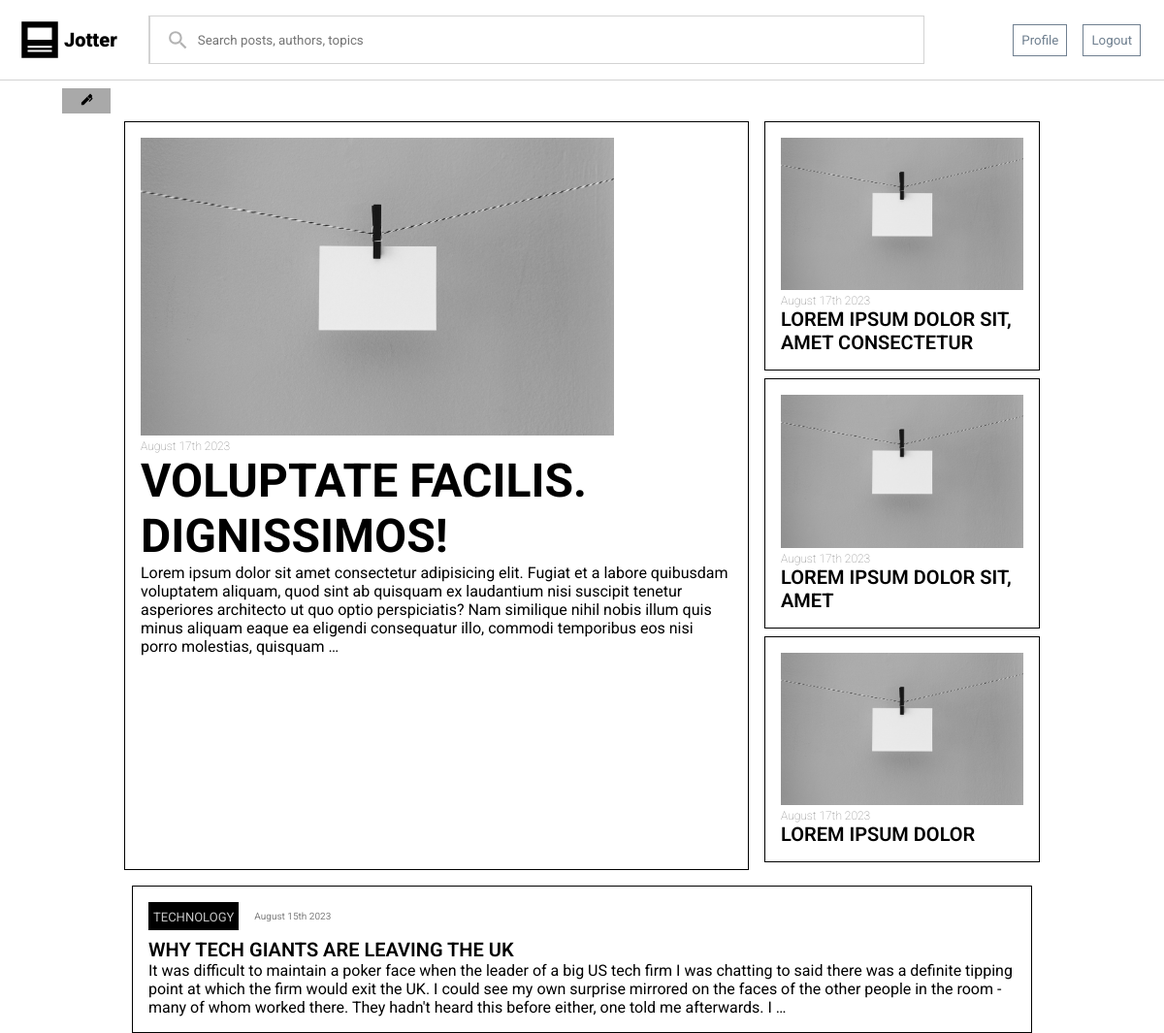
The app's page / (signed in) with its own data.
### blog/models.py (models this page shows, shortened)
class Post(models.Model):
    uuid = models.UUIDField(default=uuid4, auto_created=True)
    author = models.ForeignKey(settings.AUTH_USER_MODEL, on_delete=models.CASCADE)
    topic = models.ForeignKey(Topic, on_delete=models.CASCADE, null=True, blank=True)
    title = models.CharField(max_length=150, null=True, blank=True)
    text = models.TextField(null=True, blank=True)
    dateAdded = models.DateTimeField(auto_now_add=True)
    slug = models.SlugField(null=False)
    tags = models.CharField(max_length=50, null=True, blank=True)
    likes = models.ManyToManyField(settings.AUTH_USER_MODEL, through='LikeRelation', related_name='likedPosts')
    draft = models.BooleanField(default=False)
    class Meta:
        ordering = ('-dateAdded',)

class Topic(models.Model):
    title = models.CharField(max_length=25)
    uuid = models.UUIDField(default=uuid4)
    def __str__(self):
        return self.title

### blog/views.py (the view)
# urls.py: path('', Index.as_view(), name="index"),
class Index(ListView):
    model = Post
    template_name = "blog/index.html"
    def get(self, request, *args, **kwargs):
        posts = super(Index, self).get_queryset()
        top = posts[0]
        try:
            three = posts[1:4]
            posts = posts[4:]
        except IndexError:
            three = None
            posts = posts[1:]
        return render(request, self.template_name, {'posts': posts, 'top': top, 'three': three})

### blog/templates/blog/index.html (shortened to what this page needs)
{% extends "blog/base.html" %}
{% load static %}
{% block staticfiles %}
<link rel="stylesheet" href="{% static 'blog/css/index.css' %}">
<link rel="stylesheet" href="{% static 'blog/css/blogPost.css' %}">
{% endblock staticfiles %}
{% block content %}
{% if user.is_authenticated %}
<a href="{% url 'blog:newPost' %}">
    <button class="newPost">
        <img src="{% static 'blog/icons/pen.svg' %}" width="15px" alt="">
    </button>
</a>
{% endif %}
<div class="main">
    <div class="header">
        <div class="top">
            <img src="{% static 'blog/img/blank.jpg' %}" alt="">
            <div class="time">{{ top.dateAdded|date:"F jS o" }}</div>
            <div class="title"><a href="{% url 'blog:postDetail' top.slug %}">{{ top.title|upper }}</a></div>
            <div class="content">{{ top.text|truncatewords:50 }}</div>
        </div>
        <div class="side">
            {% for post in three %}
            <div class="three">
                <div class="image">
                    <img src="{% static 'blog/img/blank.jpg' %}" alt="">
                </div>
                <div class="title">
                    <div class="time">{{ post.dateAdded|date:"F jS o" }}</div>
                    <div class="title"><a href="{% url 'blog:postDetail' post.slug %}">{{ post.title|upper }}</a></div>
                </div>
            </div>
            {% endfor %}
        </div>
    </div>
    {% for post in posts %}
    {% include "blog/blogPost.html" %}
    {% empty %}
    <p> . </p>
    {% endfor %}
</div>
{% endblock content %}

### blog/templates/blog/blogPost.html
{% load static %}
<div class="post">
    <div class="header">
        <div class="topic"><a href="{% url 'blog:topicDetail' post.topic.uuid %}">{{ post.topic|upper }}</a></div>
        <div class="time">{{ post.dateAdded|date:"F jS o" }}</div>
    </div>
    <div class="title"><a href="{% url 'blog:postDetail' post.slug %}">{{ post.title|upper }}</a></div>
    <div class="content">{{ post.text|truncatewords:70 }}</div>
</div>

### blog/static/blog/css/base.css (style rules this page uses)
* { margin: 0; box-sizing: border-box; font-family: 'Roboto', sans-serif; }
body { width: 100vw; height: 100vh; }
a { text-decoration: none; color: black; }
.main { padding: 8px 64px; width: 100%; height: 100%; }

### blog/static/blog/css/index.css (style rules this page uses)
.newPost { padding: 4px; width: 50px; background-color: darkgray; border: 0; transition: background-color 0.1s ease-in-out; }
.main > .header { display: flex; flex-direction: row; gap: 16px; margin-bottom: 16px; }
.header > .top, .side > * { border: 1px solid black; padding: 16px; }
.side > * { margin-bottom: 8px; }
.top > img { width: 80%; }
.top > .time { font-weight: 100; font-size: 12px; }
.top > .title { font-size: 48px; font-weight: 700; }
.three img { width: 250px; }
.three .time { font-weight: 100; font-size: 12px; color: grey; }
.three .title { font-weight: 600; }

### blog/static/blog/css/blogPost.css (style rules this page uses)
.post { border: 1px solid black; display: flex; flex-direction: column; margin: 8px; padding: 16px; }
.post > .header { display: flex; flex-direction: row; gap: 16px; margin-bottom: 8px; align-items: center; }
.title { font-weight: 600; font-size: 20px; }
.topic { border: 1px solid black; padding: 4px; background-color: black; }
.topic a { color: rgb(197, 197, 197); font-size: 13px; }
.time { font-size: 10px; color: grey; }

### records on screen
Post: dateAdded "August 17th 2023", title "VOLUPTATE FACILIS. DIGNISSIMOS!", text "Lorem ipsum dolor sit amet consectetur adipisicing elit. Fugiat et a labore quibusdam voluptatem aliquam, quod sint ab quisquam ex laudantium nisi suscipit tenetur asperiores architecto ut quo optio perspiciatis? Nam similique nihil nobis illum quis minus aliquam eaque ea eligendi consequatur illo, commodi temporibus eos nisi porro molestias, quisquam …"
Post: dateAdded "August 17th 2023", title "LOREM IPSUM DOLOR SIT, AMET CONSECTETUR"
Post: dateAdded "August 17th 2023", title "LOREM IPSUM DOLOR SIT, AMET"
Post: dateAdded "August 17th 2023", title "LOREM IPSUM DOLOR"
Post: topic "TECHNOLOGY", dateAdded "August 15th 2023", title "WHY TECH GIANTS ARE LEAVING THE UK", text "It was difficult to maintain a poker face when the leader of a big US tech firm I was chatting to said there was a definite tipping point at which the firm would exit the UK. I could see my own surprise mirrored on the faces of the other people in the room - many of whom worked there. They hadn't heard this before either, one told me afterwards. I …"
